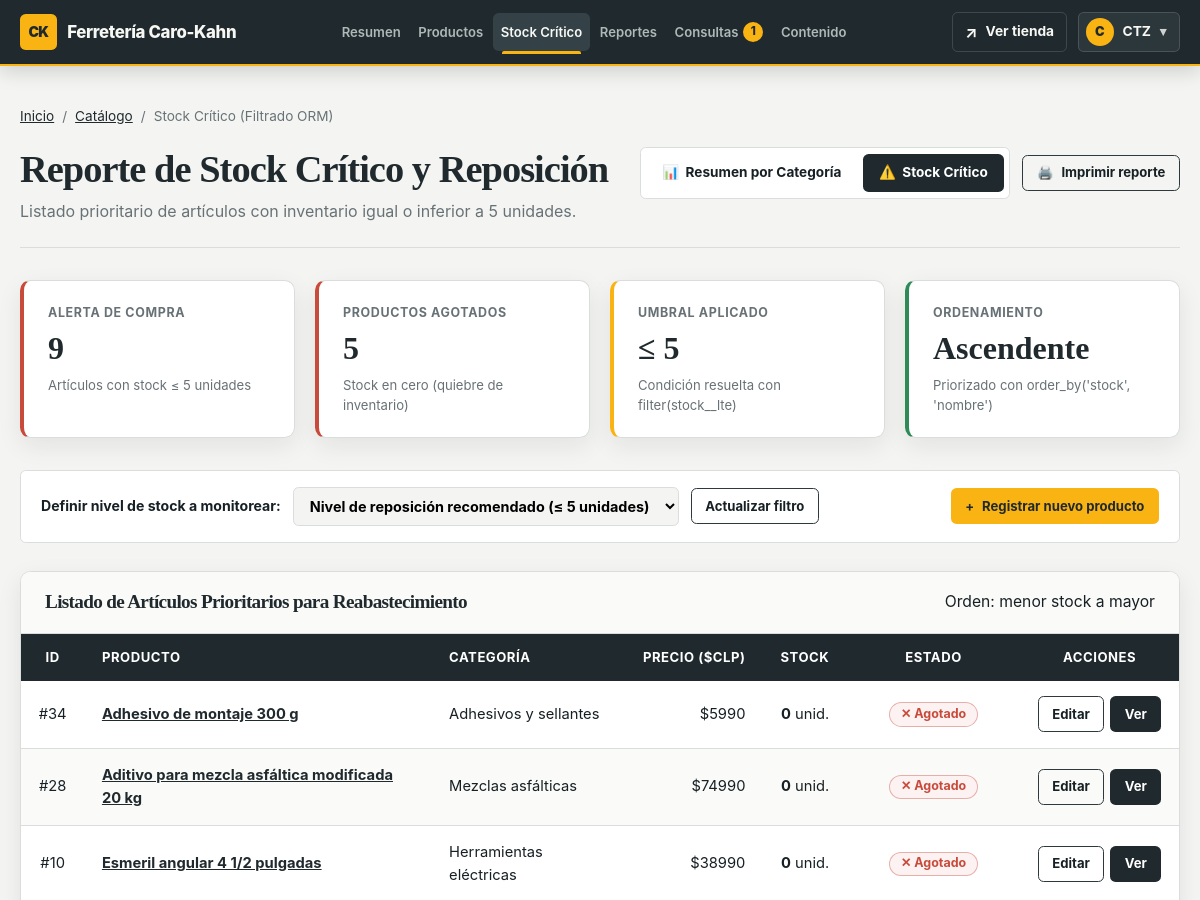
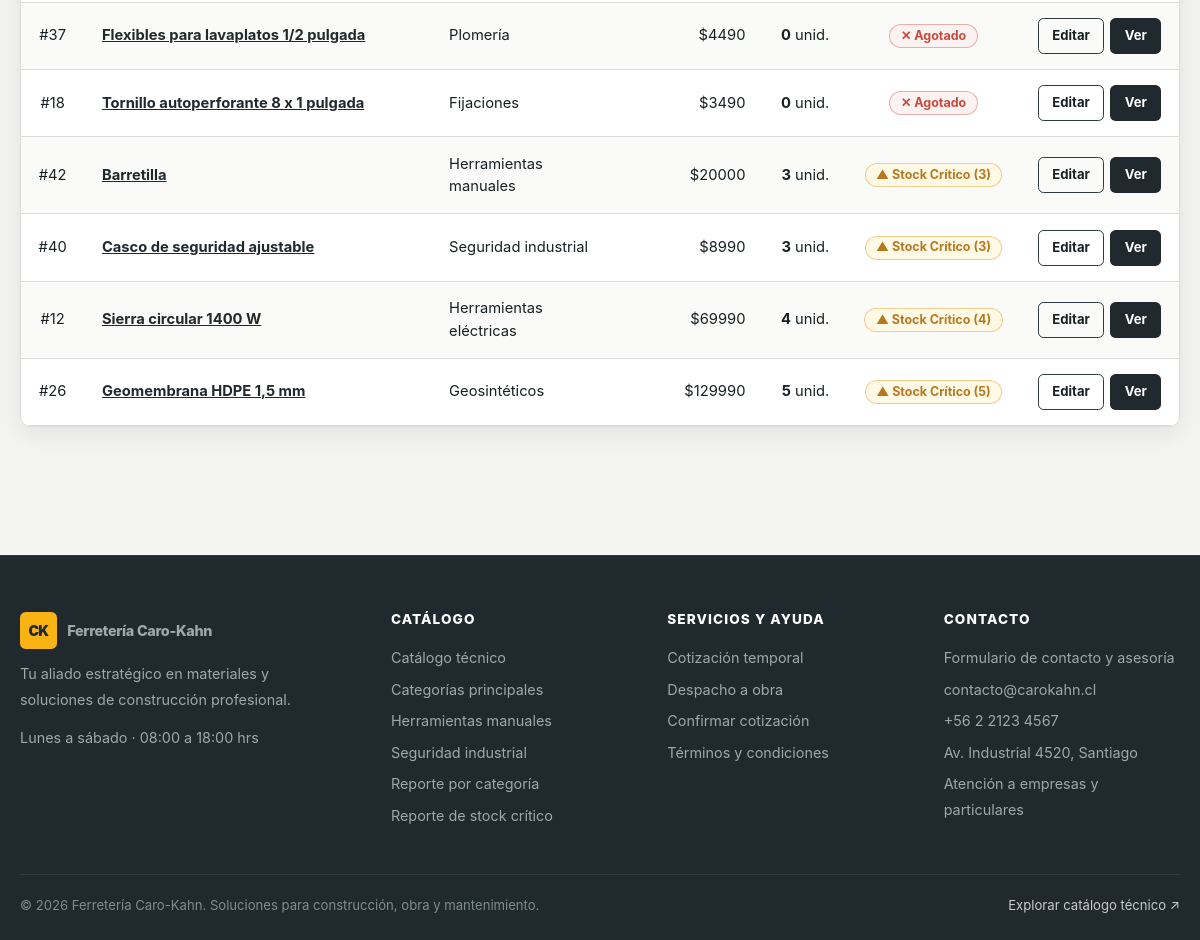
The page /catalogo/reporte-critico/ (signed in) on the database its author committed (2 pictures, top to bottom).
### catalogo/models.py (models this page shows, shortened)
class ContenidoSitio(models.Model):
    clave = models.SlugField(max_length=100, unique=True)
    valor = models.TextField(blank=True)
    actualizado_por = models.ForeignKey(
        settings.AUTH_USER_MODEL,
        on_delete=models.SET_NULL,
        related_name="contenidos_sitio_actualizados",
        null=True,
        blank=True,
    )
    creado_en = models.DateTimeField(auto_now_add=True)
    actualizado_en = models.DateTimeField(auto_now=True)
    class Meta:
        ordering = ("clave",)
        verbose_name = "contenido del sitio"
        verbose_name_plural = "contenidos del sitio"

class Producto(models.Model):
    nombre = models.CharField(max_length=200)
    categoria = models.ForeignKey(
        Categoria,
        on_delete=models.PROTECT,
        related_name="productos",
    )
    precio = models.DecimalField(
        max_digits=12,
        decimal_places=0,
        validators=[MinValueValidator(0)],
    )
    stock = models.PositiveIntegerField(default=0)
    imagen_url = models.URLField(blank=True)
    imagen_archivo = models.CharField(max_length=255, blank=True)
    descripcion = models.TextField(blank=True)
    visible = models.BooleanField(default=True)
    creado_en = models.DateTimeField(auto_now_add=True)
    actualizado_en = models.DateTimeField(auto_now=True)
    class Meta:
        ordering = ("nombre",)
        verbose_name = "producto"
        verbose_name_plural = "productos"

class Categoria(models.Model):
    nombre = models.CharField(max_length=100, unique=True)
    class Meta:
        ordering = ("nombre",)
        verbose_name = "categoría"
        verbose_name_plural = "categorías"

### catalogo/views.py (the view)
# urls.py: path('reporte-critico/', views.reporte_critico, name='reporte_critico'),
def reporte_critico(request):
    if not _es_administrador(request):
        messages.error(request, 'Acceso restringido: El reporte de stock crítico es de uso exclusivo para administradores.')
        return redirect('lista')
    try:
        umbral = int(request.GET.get('umbral', 5))
        if umbral < 0:
            umbral = 5
    except (TypeError, ValueError):
        umbral = 5
    productos_criticos = (
        Producto.objects.filter(stock__lte=umbral)
        .select_related('categoria')
        .order_by('stock', 'nombre')
    )
    total_criticos = productos_criticos.count()
    total_agotados = sum(1 for p in productos_criticos if p.stock == 0)
    contexto = {
        'productos_criticos': productos_criticos,
        'umbral': umbral,
        'total_criticos': total_criticos,
        'total_agotados': total_agotados,
        'titulo_reporte': 'Reporte de Stock Crítico y Reposición',
        'subtitulo_reporte': f'Listado prioritario de artículos con inventario igual o inferior a {umbral} unidades.',
        'contenido': cargar_contenido(),
    }
    return render(request, 'catalogo/reporte_critico.html', contexto)

### catalogo/views.py (called while the page is built)
def cargar_contenido():
    contenido_sitio = {
        registro.clave: registro.valor
        for registro in ContenidoSitio.objects.all()
    }
    return {**CONTENIDO_POR_DEFECTO, **contenido_sitio}

def _es_administrador(request):
    return getattr(request.user, 'is_authenticated', False) and getattr(request.user, 'is_staff', False)

### catalogo/templates/catalogo/reporte_critico.html (shortened to what this page needs)
{% extends 'catalogo/base.html' %}
{% load static %}
{% block extra_css %}
<link rel="stylesheet" href="{% static 'catalogo/css/reportes.css' %}?v=1.0">
{% endblock %}
{% block content %}
<section class="reporte-seccion">
    <div class="reporte-contenedor">
        <nav class="reporte-migas" aria-label="Migas de pan">
            <a href="{% url 'inicio' %}">Inicio</a>
            <span aria-hidden="true">/</span>
            <a href="{% url 'lista' %}">Catálogo</a>
            <span aria-hidden="true">/</span>
            <span aria-current="page">Stock Crítico (Filtrado ORM)</span>
        </nav>
        <header class="reporte-cabecera">
            <div class="reporte-titulos">
                <h1>{{ titulo_reporte }}</h1>
                <p>{{ subtitulo_reporte }}</p>
            </div>
            <div class="reporte-cabecera-acciones">
                <nav class="reporte-selector-tabs" aria-label="Vistas de reporte">
                    <a href="{% url 'reporte_resumen' %}" class="reporte-tab-btn">
                        <span aria-hidden="true">📊</span> Resumen por Categoría
                    </a>
                    <a href="{% url 'reporte_critico' %}" class="reporte-tab-btn activo" aria-current="page">
                        <span aria-hidden="true">⚠️</span> Stock Crítico
                    </a>
                </nav>
                <button type="button" onclick="window.print()" class="button button--secondary button--small" title="Imprimir informe oficial">
                    <span aria-hidden="true">🖨️</span> Imprimir reporte
                </button>
            </div>
        </header>
        <div class="metricas-grid">
            <article class="metrica-card metrica-card--danger">
                <span class="metrica-card__label">Alerta de compra</span>
                <span class="metrica-card__valor">{{ total_criticos }}</span>
                <span class="metrica-card__nota">Artículos con stock ≤ {{ umbral }} unidades</span>
            </article>
            <article class="metrica-card metrica-card--danger">
                <span class="metrica-card__label">Productos agotados</span>
                <span class="metrica-card__valor">{{ total_agotados }}</span>
                <span class="metrica-card__nota">Stock en cero (quiebre de inventario)</span>
            </article>
            <article class="metrica-card">
                <span class="metrica-card__label">Umbral aplicado</span>
                <span class="metrica-card__valor">≤ {{ umbral }}</span>
                <span class="metrica-card__nota">Condición resuelta con filter(stock__lte)</span>
            </article>
            <article class="metrica-card metrica-card--success">
                <span class="metrica-card__label">Ordenamiento</span>
                <span class="metrica-card__valor">Ascendente</span>
                <span class="metrica-card__nota">Priorizado con order_by('stock', 'nombre')</span>
            </article>
        </div>
        <div class="filtro-umbral-card">
            <form method="get" class="filtro-umbral-form">
                <label for="select-umbral">Definir nivel de stock a monitorear:</label>
                <select id="select-umbral" name="umbral" onchange="this.form.submit()">
                    <option value="5" {% if umbral == 5 %}selected{% endif %}>Nivel de reposición recomendado (≤ 5 unidades)</option>
                </select>
                <button type="submit" class="button button--secondary button--small">Actualizar filtro</button>
            </form>
            <div>
                <a href="{% url 'crear_producto' %}" class="button button--primary button--small">
                    <span aria-hidden="true">+</span> Registrar nuevo producto
                </a>
            </div>
        </div>
        <div class="reporte-tabla-card">
            <div class="reporte-tabla-card__header">
                <h2>Listado de Artículos Prioritarios para Reabastecimiento</h2>
                <span>Orden: menor stock a mayor</span>
            </div>
            <div class="reporte-tabla-responsive">
                <table class="reporte-tabla">
                    <thead>
                        <tr>
                            <th class="col-centro">ID</th>
                            <th>Producto</th>
                            <th>Categoría</th>
                            <th class="col-numero">Precio ($CLP)</th>
                            <th class="col-numero">Stock</th>
                            <th class="col-centro">Estado</th>
                            <th class="col-centro">Acciones</th>
                        </tr>
                    </thead>
                    <tbody>
                        {% for producto in productos_criticos %}
                            <tr>
                                <td class="col-centro">#{{ producto.id }}</td>
                                <td>
                                    <strong>
                                        <a href="{% url 'detalle' producto.id %}" style="color: var(--color-ink); text-decoration: underline;">
                                            {{ producto.nombre }}
                                        </a>
                                    </strong>
                                </td>
                                <td>{{ producto.categoria.nombre }}</td>
                                <td class="col-numero">${{ producto.precio|floatformat:0 }}</td>
                                <td class="col-numero">
                                    <strong>{{ producto.stock }}</strong> unid.
                                </td>
                                <td class="col-centro">
                                    {% if producto.stock == 0 %}
                                        <span class="badge-estado badge-estado--agotado">
                                            ✕ Agotado
                                        </span>
                                    {% else %}
                                        <span class="badge-estado badge-estado--critico">
                                            ▲ Stock Crítico ({{ producto.stock }})
                                        </span>
                                    {% endif %}
                                </td>
                                <td class="col-centro">
                                    <div style="display: inline-flex; gap: 0.35rem;">
                                        <a href="{% url 'editar_producto' producto.id %}"
                                           class="button button--secondary button--small"
                                           title="Editar {{ producto.nombre }}">
                                            Editar
                                        </a>
                                        <a href="{% url 'detalle' producto.id %}"
                                           class="button button--dark button--small"
                                           title="Ver detalle de {{ producto.nombre }}">
                                            Ver
                                        </a>
                                    </div>
                                </td>
                            </tr>
                        {% endfor %}
                    </tbody>
                </table>
            </div>
        </div>
    </div>
</section>
{% endblock %}

### catalogo/templates/catalogo/base.html (shortened to what this page needs)
{% load static %}
<!DOCTYPE html>
<html lang="es">
<head>
    <link rel="stylesheet" href="{% static 'catalogo/css/base.css' %}?v=2.4">
    {% block extra_css %}{% endblock %}
</head>
<body>
    <header class="site-header {% if es_area_admin %}site-header--admin{% endif %}">
        <div class="contenedor">
            <div class="navbar">
                {% if es_area_admin %}
                    <div class="header__brand-group">
                        <a href="{% url 'admin_landing' %}" class="marca header__brand">
                            <span class="marca-icono header__mark" aria-hidden="true">CK</span>
                            <span>{{ contenido.marca }}</span>
                        </a>
                    </div>
                    <nav class="header__nav header__nav--admin" id="menu-principal" aria-label="Navegación administrativa">
                        <a href="{% url 'admin_landing' %}" class="nav-link {% if url_actual == 'admin_landing' %}nav-link--active{% endif %}" {% if url_actual == 'admin_landing' %}aria-current="page"{% endif %}>Resumen</a>
                        <a href="{% url 'lista' %}" class="nav-link {% if url_actual == 'lista' %}nav-link--active{% endif %}" {% if url_actual == 'lista' %}aria-current="page"{% endif %}>Productos</a>
                        <a href="{% url 'reporte_critico' %}" class="nav-link {% if url_actual == 'reporte_critico' %}nav-link--active{% endif %}" {% if url_actual == 'reporte_critico' %}aria-current="page"{% endif %}>Stock Crítico</a>
                        <a href="{% url 'reporte_resumen' %}" class="nav-link {% if url_actual == 'reporte_resumen' %}nav-link--active{% endif %}" {% if url_actual == 'reporte_resumen' %}aria-current="page"{% endif %}>Reportes</a>
                        <a href="{% url 'admin_consultas' %}" class="nav-link " >Consultas{% if consultas_pendientes %} <span class="nav-badge" aria-label="{{ consultas_pendientes }} pendientes">{{ consultas_pendientes }}</span>{% endif %}</a>
                        <a href="{% url 'admin_landing' %}#contenido-admin" class="nav-link">Contenido</a>
                    </nav>
                    <div class="nav-links header__actions">
                        <a href="{% url 'inicio' %}" class="button button--outline-light button--small" title="Volver a la tienda pública">
                            <span aria-hidden="true">↗</span> Ver tienda
                        </a>
                        <details class="user-menu">
                            <summary class="user-menu__trigger" aria-label="Menú del usuario administrador">
                                <span class="user-menu__avatar" aria-hidden="true">{{ request.user.username|first|upper }}</span>
                                <span class="user-menu__name">{{ request.user.username }}</span>
                                <span class="user-menu__caret" aria-hidden="true">▾</span>
                            </summary>
                        </details>
                    </div>
                {% endif %}
            </div>
        </div>
    </header>
    <main>
        {% block content %}{% endblock %}
    </main>
    <footer class="site-footer">
        <div class="footer-grid">
            <div class="footer-col footer-presentacion">
                <a href="{% url 'inicio' %}" class="marca header__brand">
                    <span class="marca-icono header__mark" aria-hidden="true">CK</span>
                    <span>{{ contenido.marca }}</span>
                </a>
                <p>{{ contenido.footer_descripcion|linebreaksbr }}</p>
                <p class="footer-horario">Lunes a sábado · 08:00 a 18:00 hrs</p>
            </div>
            <div class="footer-col">
                <h2>Catálogo</h2>
                <ul>
                    <li><a href="{% url 'lista' %}">Catálogo técnico</a></li>
                    <li><a href="{% url 'inicio' %}#categorias">Categorías principales</a></li>
                    <li><a href="{% url 'lista' %}?categoria=Herramientas+manuales#catalogo">Herramientas manuales</a></li>
                    <li><a href="{% url 'lista' %}?categoria=Seguridad+industrial#catalogo">Seguridad industrial</a></li>
                    {% if es_admin %}
                        <li><a href="{% url 'reporte_resumen' %}">Reporte por categoría</a></li>
                        <li><a href="{% url 'reporte_critico' %}">Reporte de stock crítico</a></li>
                    {% endif %}
                </ul>
            </div>
            <div class="footer-col">
                <h2>Servicios y Ayuda</h2>
                <ul>
                    <li><a href="{% url 'carrito' %}">Cotización temporal</a></li>
                    <li><a href="{% url 'inicio' %}#beneficios">Despacho a obra</a></li>
                    <li><a href="{% url 'checkout' %}">Confirmar cotización</a></li>
                    <li><a href="{% url 'inicio' %}#beneficios">Términos y condiciones</a></li>
                </ul>
            </div>
            <div class="footer-col">
                <h2>Contacto</h2>
                <ul>
                    <li><a href="{% url 'contacto' %}">Formulario de contacto y asesoría</a></li>
                    <li><a href="mailto:contacto@carokahn.cl">contacto@carokahn.cl</a></li>
                    <li><a href="tel:+56221234567">+56 2 2123 4567</a></li>
                    <li>Av. Industrial 4520, Santiago</li>
                    <li>Atención a empresas y particulares</li>
                </ul>
            </div>
        </div>
        <div class="footer-bottom">
            <span>&copy; 2026 {{ contenido.marca }}. Soluciones para construcción, obra y mantenimiento.</span>
            <a href="{% url 'lista' %}">Explorar catálogo técnico <span aria-hidden="true">↗</span></a>
        </div>
    </footer>
</body>
</html>

### rows shown on the page
ContenidoSitio: marca "Ferretería Caro-Kahn"
Producto: id "34", nombre "Adhesivo de montaje 300 g", categoria.nombre "Adhesivos y sellantes", precio "5990", stock "0", shows "✕ Agotado"
Producto: id "28", nombre "Aditivo para mezcla asfáltica modificada 20 kg", categoria.nombre "Mezclas asfálticas", precio "74990", stock "0", shows "✕ Agotado"
Producto: id "10", nombre "Esmeril angular 4 1/2 pulgadas", categoria.nombre "Herramientas eléctricas", precio "38990", stock "0", shows "✕ Agotado"
Producto: id "37", nombre "Flexibles para lavaplatos 1/2 pulgada", categoria.nombre "Plomería", precio "4490", stock "0", shows "✕ Agotado"
Producto: id "18", nombre "Tornillo autoperforante 8 x 1 pulgada", categoria.nombre "Fijaciones", precio "3490", stock "0", shows "✕ Agotado"
Producto: id "42", nombre "Barretilla", categoria.nombre "Herramientas manuales", precio "20000", stock "3"
Producto: id "40", nombre "Casco de seguridad ajustable", categoria.nombre "Seguridad industrial", precio "8990", stock "3"
Producto: id "12", nombre "Sierra circular 1400 W", categoria.nombre "Herramientas eléctricas", precio "69990", stock "4"
Producto: id "26", nombre "Geomembrana HDPE 1,5 mm", categoria.nombre "Geosintéticos", precio "129990", stock "5"
ContenidoSitio: footer_descripcion "Tu aliado estratégico en materiales y soluciones de construcción profesional."

### other values the page prints
{{ consultas_pendientes }} "1"
{{ request.user.username|first|upper }} "C"
{{ request.user.username }} "CTZ"
{{ titulo_reporte }} "Reporte de Stock Crítico y Reposición"
{{ subtitulo_reporte }} "Listado prioritario de artículos con inventario igual o inferior a 5 unidades."
{{ total_criticos }} "9"
{{ umbral }} "5"
{{ total_agotados }} "5"
